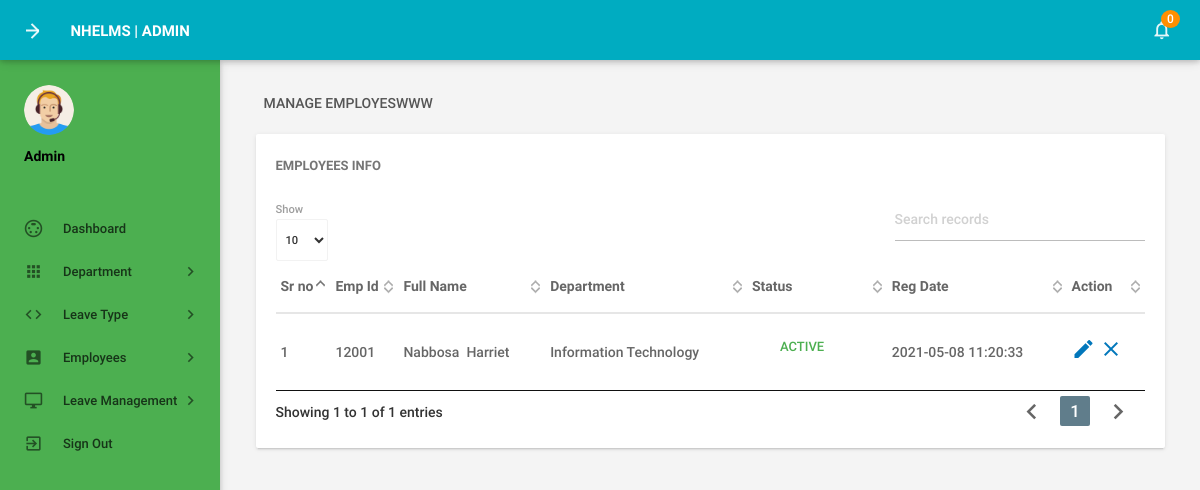
Page /admin/manageemployee.php (signed in) on the committed database.
### tables this page shows
CREATE TABLE `tblemployees` (
  `id` int(11) NOT NULL,
  `EmpId` varchar(100) NOT NULL,
  `FirstName` varchar(150) NOT NULL,
  `LastName` varchar(150) NOT NULL,
  `EmailId` varchar(200) NOT NULL,
  `Password` varchar(180) NOT NULL,
  `Gender` varchar(100) NOT NULL,
  `Dob` varchar(100) NOT NULL,
  `Department` varchar(255) NOT NULL,
  `Address` varchar(255) NOT NULL,
  `City` varchar(200) NOT NULL,
  `Country` varchar(150) NOT NULL,
  `Phonenumber` char(11) NOT NULL,
  `Status` int(1) NOT NULL,
  `RegDate` timestamp NOT NULL DEFAULT current_timestamp()
);

### admin/manageemployee.php (the view, shortened to what this page needs)
<?php
include('includes/config.php');
if(strlen($_SESSION['alogin'])==0)
    {
header('location:index.php');
}
else{
 ?>
<!DOCTYPE html>
<html lang="en">
    <head>
        <link type="text/css" rel="stylesheet" href="../assets/plugins/materialize/css/materialize.min.css"/>
        <link href="../assets/plugins/material-preloader/css/materialPreloader.min.css" rel="stylesheet">
        <link href="../assets/plugins/datatables/css/jquery.dataTables.min.css" rel="stylesheet">
        <link href="../assets/css/alpha.min.css" rel="stylesheet" type="text/css"/>
        <link href="../assets/css/custom.css" rel="stylesheet" type="text/css"/>
    </head>
    <body>
       <?php include('includes/header.php');?>
       <?php include('includes/sidebar.php');?>
            <main class="mn-inner">
                <div class="row">
                    <div class="col s12">
                        <div class="page-title">Manage EmployesWWW</div>
                    </div>
                    <div class="col s12 m12 l12">
                        <div class="card">
                            <div class="card-content">
                                <span class="card-title">Employees Info</span>
                                <table id="example" class="display responsive-table ">
                                    <thead>
                                        <tr>
                                            <th>Sr no</th>
                                            <th>Emp Id</th>
                                            <th>Full Name</th>
                                            <th>Department</th>
                                             <th>Status</th>
                                             <th>Reg Date</th>
                                            <th>Action</th>
                                        </tr>
                                    </thead>
                                    <tbody>
<?php $sql = "SELECT EmpId,FirstName,LastName,Department,Status,RegDate,id from  tblemployees";
$query = $dbh -> prepare($sql);
$query->execute();
$results=$query->fetchAll(PDO::FETCH_OBJ);
$cnt=1;
if($query->rowCount() > 0)
{
foreach($results as $result)
{               ?>
                                        <tr>
                                            <td> <?php echo htmlentities($cnt);?></td>
                                            <td><?php echo htmlentities($result->EmpId);?></td>
                                            <td><?php echo htmlentities($result->FirstName);?>&nbsp;<?php echo htmlentities($result->LastName);?></td>
                                            <td><?php echo htmlentities($result->Department);?></td>
                                             <td><?php $stats=$result->Status;
if($stats){
                                             ?>
                                                 <a class="waves-effect waves-green btn-flat m-b-xs">Active</a>
                                                 <?php } else { ?>
                                                 <a class="waves-effect waves-red btn-flat m-b-xs">Inactive</a>
                                                 <?php } ?>
                                             </td>
                                              <td><?php echo htmlentities($result->RegDate);?></td>
                                            <td><a href="editemployee.php?empid=<?php echo htmlentities($result->id);?>"><i class="material-icons">mode_edit</i></a>
                                        <?php if($result->Status==1)
 {?>
<a href="manageemployee.php?inid=<?php echo htmlentities($result->id);?>" onclick="return confirm('Are you sure you want to inactive this Employe?');"" > <i class="material-icons" title="Inactive">clear</i>
<?php } else {?>
                                            <a href="manageemployee.php?id=<?php echo htmlentities($result->id);?>" onclick="return confirm('Are you sure you want to active this employee?');""><i class="material-icons" title="Active">done</i>
                                            <?php } ?> </td>
                                        </tr>
                                         <?php $cnt++;} }?>
                                    </tbody>
                                </table>
                            </div>
                        </div>
                    </div>
                </div>
            </main>
        </div>
        <div class="left-sidebar-hover"></div>
    </body>
</html>
<?php } ?>

### rows in the picture
tblemployees: EmpId "12001", FirstName "Nabbosa", LastName "Harriet", Department "Information Technology", Status "ACTIVE", RegDate "2021-05-08 11:20:33"

### other values in the picture
$unreadcount "0"
